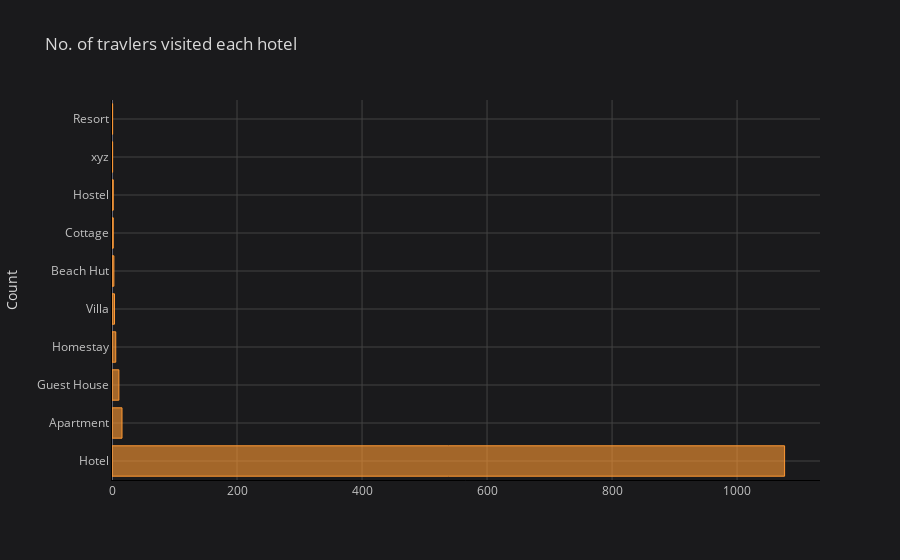

The code cell stored with this chart in its notebook:
### Markdown cell above
#### Customer preference of property types: The customers usually preferred hotels over other types of accomodation. This can be due to customer age and other details as well. Usually, hostels are preferred by single and solo travellers with lower budgets while families stick to comfortable hotels and average to higher rentals. This is worth investigating but the data does not provide more details on customers.

### Code cell
goa['property_type'].value_counts().iplot(kind='barh', yTitle='Count', linecolor='black', title='No. of travlers visited each hotel')

### Figure 1 — Plotly figure (JSON) as saved in the notebook; plotly's stock layout.template omitted (floating-point values rounded to 4 significant figures)
{"data": [{"marker": {"color": "rgba(255, 153, 51, 0.6)", "line": {"color": "rgba(255, 153, 51, 1.0)", "width": 1}}, "name": "property_type", "orientation": "h", "text": "", "type": "bar", "x": [1076, 16, 11, 6, 4, 3, 2, 2, 1, 1], "y": ["Hotel", "Apartment", "Guest House", "Homestay", "Villa", "Beach Hut", "Cottage", "Hostel", "xyz", "Resort"]}], "layout": {"legend": {"bgcolor": "#1A1A1C", "font": {"color": "#D9D9D9"}}, "paper_bgcolor": "#1A1A1C", "plot_bgcolor": "#1A1A1C", "title": {"font": {"color": "#D9D9D9"}, "text": "No. of travlers visited each hotel"}, "xaxis": {"gridcolor": "#434343", "linecolor": "black", "showgrid": true, "tickfont": {"color": "#C2C2C2"}, "title": {"font": {"color": "#D9D9D9"}, "text": ""}, "zerolinecolor": "#666570"}, "yaxis": {"gridcolor": "#434343", "linecolor": "black", "showgrid": true, "tickfont": {"color": "#C2C2C2"}, "title": {"font": {"color": "#D9D9D9"}, "text": "Count"}, "zerolinecolor": "#666570"}}}
